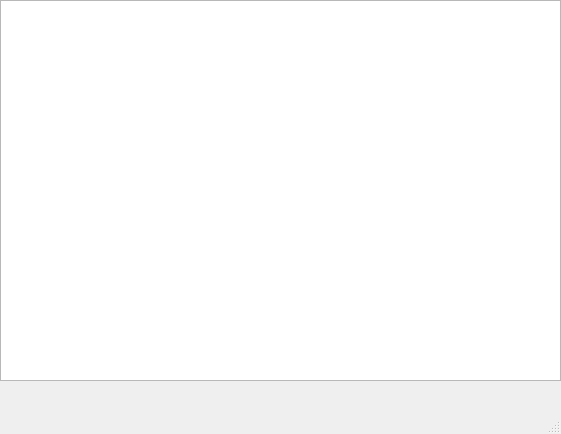
<?xml version="1.0" encoding="UTF-8"?>
<ui version="4.0">
 <class>MainWindow</class>
 <widget class="QMainWindow" name="MainWindow">
  <property name="geometry">
   <rect>
    <x>0</x>
    <y>0</y>
    <width>561</width>
    <height>434</height>
   </rect>
  </property>
  <property name="windowTitle">
   <string>MainWindow</string>
  </property>
  <widget class="QWidget" name="centralwidget">
   <widget class="QWidget" name="verticalLayoutWidget">
    <property name="geometry">
     <rect>
      <x>0</x>
      <y>0</y>
      <width>561</width>
      <height>381</height>
     </rect>
    </property>
    <layout class="QVBoxLayout" name="verticalLayout">
     <item>
      <widget class="QTextEdit" name="textEdit"/>
     </item>
    </layout>
   </widget>
  </widget>
  <widget class="QMenuBar" name="menubar">
   <property name="geometry">
    <rect>
     <x>0</x>
     <y>0</y>
     <width>561</width>
     <height>26</height>
    </rect>
   </property>
  </widget>
  <widget class="QStatusBar" name="statusbar"/>
 </widget>
 <resources/>
 <connections/>
</ui>
